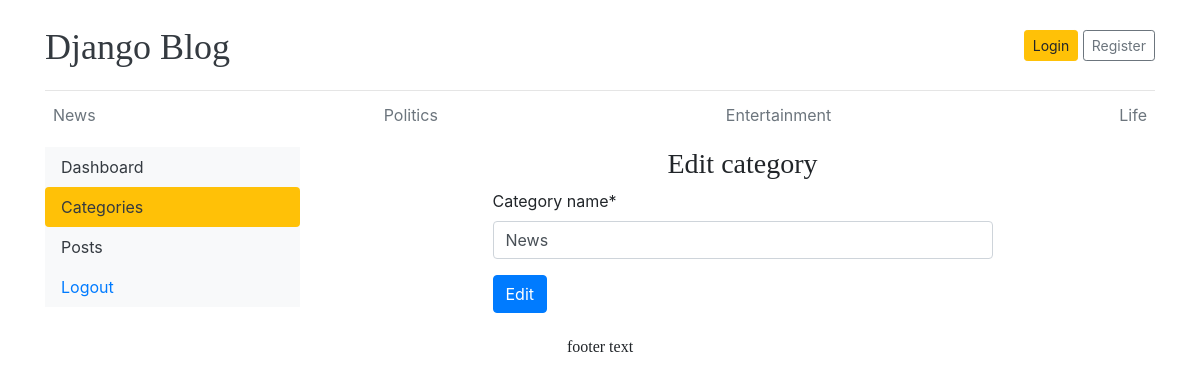
Screenshot of /dashboard/categories/edit/3/ with the database file from the repository.
### blogs/models.py (models this page shows, shortened)
class Category(models.Model):
    category_name = models.CharField(max_length=50, unique=True)
    created_at = models.DateTimeField(auto_now_add=True)
    updated_at = models.DateTimeField(auto_now=True)
    class Meta:
        verbose_name_plural = 'Categories'

### dashboards/views.py (the view)
# urls.py: path('categories/edit/<int:pk>/', views.edit_category, name='edit_category'),
def edit_category(request, pk):
    category = Category.objects.get(pk=pk)
    if request.method == 'POST':
        form = CategoryForm(request.POST, instance=category)
        if form.is_valid():
            form.save()
            return redirect('categories')
    form = CategoryForm(instance=category)
    context = {
        'form': form,
        'category': category
    }
    return render(request, 'dashboard/edit_category.html', context)

### dashboards/forms.py
class CategoryForm(forms.ModelForm):
    class Meta:
        model = Category
        fields = '__all__'

### blogs/context_processors.py (called while the page is built)
def get_categories(request):
    categories = Category.objects.all()
    return dict(categories=categories)

### templates/dashboard/edit_category.html (shortened to what this page needs)
{% extends 'base.html' %}
{% block content %}
{% load crispy_forms_tags %}
<div class="row">
    {% include 'dashboard/sidebar.html' %}
    <div class="col-md-9">
        <h3 class="text-center">Edit category</h3>
        <form action="{% url 'edit_category' category.pk %}" method="POST" style="width:500px; margin: auto;">
            {{ form | crispy}}
            <button type="submit" class="btn btn-primary">Edit</button>
        </form>
    </div>
</div>
{% endblock %}

### templates/base.html (shortened to what this page needs)
{% load static %}
<!DOCTYPE html>
<html lang="en">
<head>
    <link href="https://getbootstrap.com/docs/4.0/dist/css/bootstrap.min.css" rel="stylesheet">
    <link rel="stylesheet" href="https://cdnjs.cloudflare.com/ajax/libs/font-awesome/4.7.0/css/font-awesome.min.css">
    <link href="{% static 'css/blog.css' %}" rel="stylesheet">
  </head>
    <body>
        <div class="container">
        <header class="blog-header py-3">
            <div class="row flex-nowrap justify-content-between align-items-center">
            <div class="col-8 pt-1">
                <a class="blog-header-logo text-dark" href="/">Django Blog</a>
            </div>
            <div class="col-4 d-flex justify-content-end align-items-center">
                {% if not user.is_authenticated %}
                <a class="btn btn-sm btn-warning" href="{% url 'login' %}">Login</a> &nbsp;
                <a class="btn btn-sm btn-outline-secondary" href="{% url 'register' %}">Register</a>
                {% else %}
                <div><a href="{% url 'dashboard' %}" >Dashboard</a></div>
                &emsp;
                <span><a href="{% url 'logout' %}">Logout</a></span>
                {% endif %}
            </div>
            </div>
        </header>
        <div class="nav-scroller py-1 mb-2">
            <nav class="nav d-flex justify-content-between">
            {% for category in categories %}
            <a href="{% url 'posts_by_category' category.pk %}" class="p-2 text-muted" href="#">{{ category.category_name }}</a>
            {% endfor %}
            </nav>
        </div>
{% block content %}
{% endblock %}
    <footer class="text-center my-4">
        <h6>footer text</h6>
    </footer>
</div>
</body>
</html>

### blog_main/static/css/blog.css (style rules this page uses)
.blog-header { border-bottom: 1px solid #e5e5e5; }
.blog-header-logo { font-family: "Playfair Display", Georgia, "Times New Roman", serif; font-size: 2.25rem; }
h1, h2, h3, h4, h5, h6 { font-family: "Playfair Display", Georgia, "Times New Roman", serif; }

### rows the page displays
Category: category_name "News"
Category: category_name "Politics"
Category: category_name "Entertainment"
Category: category_name "Life"
